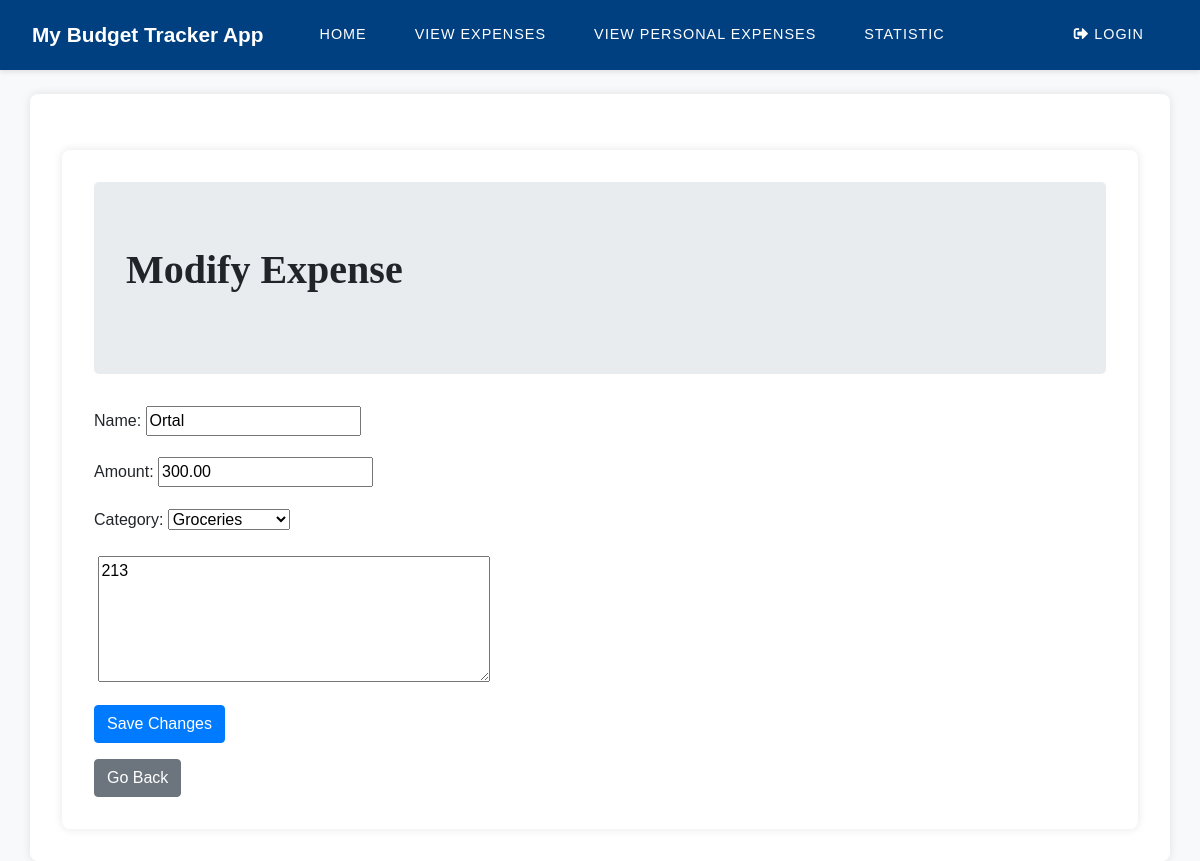
/modify_expense/1/, run on the app's committed database.
### expenses/models.py (models this page shows, shortened)
class Expense(models.Model):
    user = models.ForeignKey(Users, on_delete=models.CASCADE)
    amount = models.DecimalField(max_digits=10, decimal_places=2)
    date = models.DateField()
    category = models.CharField(max_length=200, null=True)
    notes = models.TextField()
    name = models.CharField(max_length=200)

### expenses/views.py (the view)
# urls.py: path('modify_expense/<int:expense_id>/', views.modify_expense, name='modify_expense'),
def modify_expense(request, expense_id):
    expense = get_object_or_404(Expense, id=expense_id)
    if request.method == 'POST':
        form = NewExpenseForm(request.POST)
        if form.is_valid():
            expense.name = form.cleaned_data['name']
            expense.amount = form.cleaned_data['amount']
            expense.category = form.cleaned_data['category']
            expense.notes = form.cleaned_data['notes']
            user_profile = UserProfile.objects.get(user=request.user)
            remaining_budget = user_profile.budget - expense.amount
            if remaining_budget < 0 and user_profile.budget != 0:
                print("<0")
                messages.warning(request, 'Failed to add the expense. This expense exceeds the budget.')
            elif user_profile.budget == 0:
                print("0")
                messages.success(request, 'Expense has been successfully added..')
                expense.save()
                return redirect('expense_list')
            else:
                print(">0")
                messages.success(request, 'Expense has been successfully added..')
                expense.save()
                user_profile.budget = remaining_budget
                user_profile.save()
            return redirect('expense_list')
    else:
        form = NewExpenseForm(initial={
            'name': expense.name,
            'amount': expense.amount,
            'category': expense.category,
            'notes': expense.notes,
            'date': expense.date,
        })
    return render(request, 'modify_expense.html', {'form': form, 'expense': expense})

### expenses/forms.py (shortened to what this page needs)
class NewExpenseForm(forms.Form):
    CATEGORIES = [
        'Groceries',
        'Utilities',
        'Healthcare',
        'Entertainment',
        'Other',
    ]
    EMPTY_CHOICE = ('', '---------')
    name = forms.CharField(
        max_length=200,
        required=True,
        widget=forms.TextInput(attrs={'placeholder': 'Your name'})
    )
    amount = forms.DecimalField(
        max_digits=10,
        decimal_places=2,
        required=True
    )
    category = forms.ChoiceField(
        choices=[EMPTY_CHOICE] + [(category, category) for category in CATEGORIES],
        required=True
    )
    notes = forms.CharField(
        required=False,
        label='',
        widget=forms.Textarea(attrs={'placeholder': 'Optional: Add any additional notes.', 'rows': 5})
    )
    class Meta:
        model = Expense
        fields = ['name', 'amount', 'category', 'notes']

### expenses/templates/modify_expense.html (shortened to what this page needs)
{% extends "base.html" %}
{% block content %}
  <div class="container mt-4">
    <div class="jumbotron">
      <h1 class="display-4 mb-3" style="font-family: 'Your Chosen Font'; font-size: 2.5rem; font-weight: bold;">Modify Expense</h1>
    </div>
    <form method="POST">
      <div class="form-group">
        <label for="{{ form.name.id_for_label }}">Name:</label>
        {{ form.name }}
      </div>
      <div class="form-group">
        <label for="{{ form.amount.id_for_label }}">Amount:</label>
        {{ form.amount }}
      </div>
      <div class="form-group">
        <label for="{{ form.category.id_for_label }}">Category:</label>
        {{ form.category }}
      </div>
      <div class="form-group">
        {{ form.notes }}
      </div>
      <button type="submit" class="btn btn-primary" name="save">Save Changes</button>
    </form>
    <a href="{% url 'expense_list' %}" class="btn btn-secondary mt-3">Go Back</a>
  </div>
{% endblock %}

### expenses/templates/base.html (style rules this page uses)
body { font-family: 'Arial', sans-serif; background-color: #f8f9fa; margin: 0; padding: 0; }
.container { background-color: #ffffff; padding: 2rem; border-radius: 0.5rem; box-shadow: 0 0 10px rgba(0, 0, 0, 0.1); margin-top: 2rem; }

### data on the page
Expense: name "Ortal", amount "300.00", category "Groceries", notes "213"
